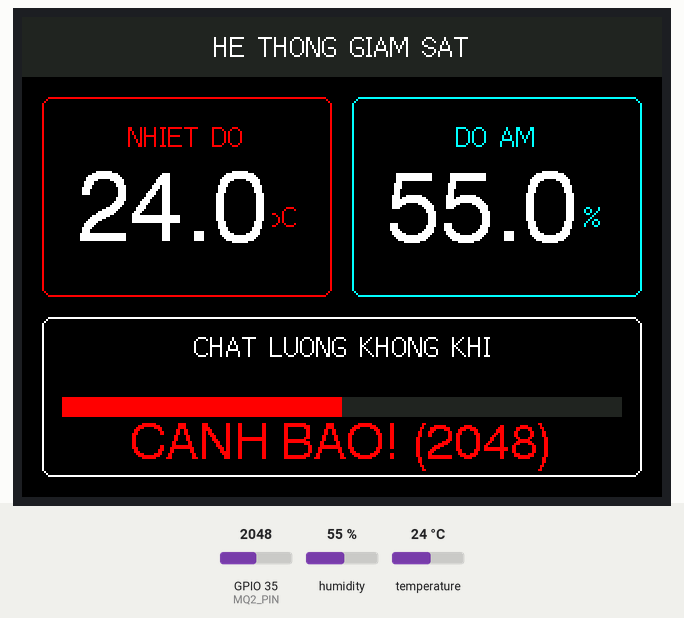
Simulated run of this sketch. Board: ESP32. Shown: 320×240 colour display. The inputs (shaded band) are chosen by the test bench; at power-on: GPIO 35 (MQ2_PIN) = 2048, humidity 55 %, temperature 24 °C. WiFi joins after 1.5 s; servers stay silent unless stated; no MQTT or app messages arrive unless stated; what the sketch prints to the serial monitor is not drawn.

Above: at 7.4 s.
7.5 s: GPIO 35 (MQ2_PIN) set to 1544
At 12.7 s:
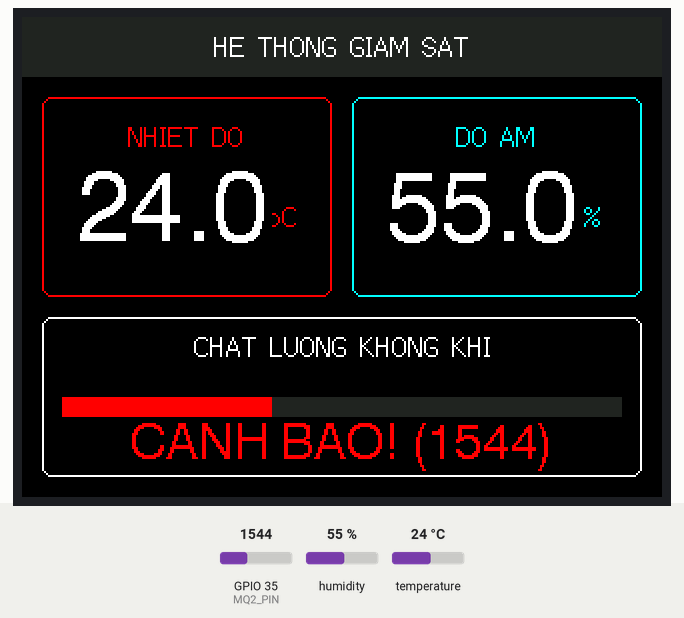
14.6 s: GPIO 35 (MQ2_PIN) set to 1452
At 17.3 s:
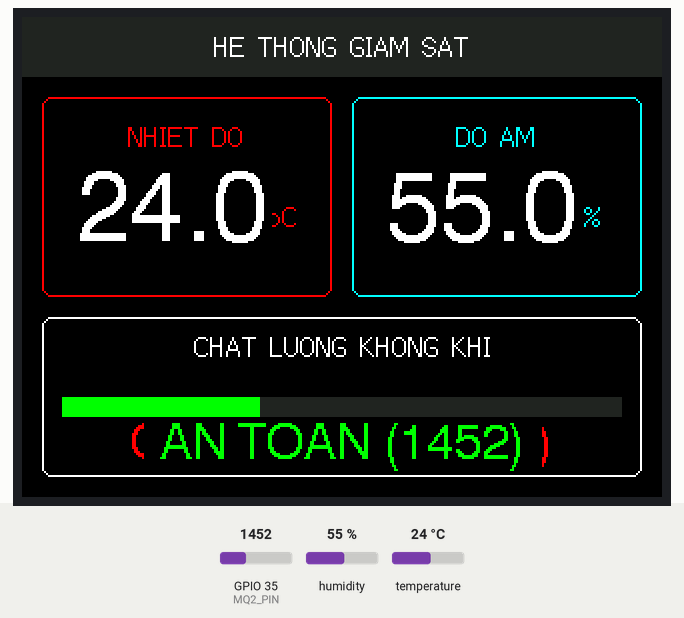
21.7 s: humidity set to 22 %
At 23.1 s:
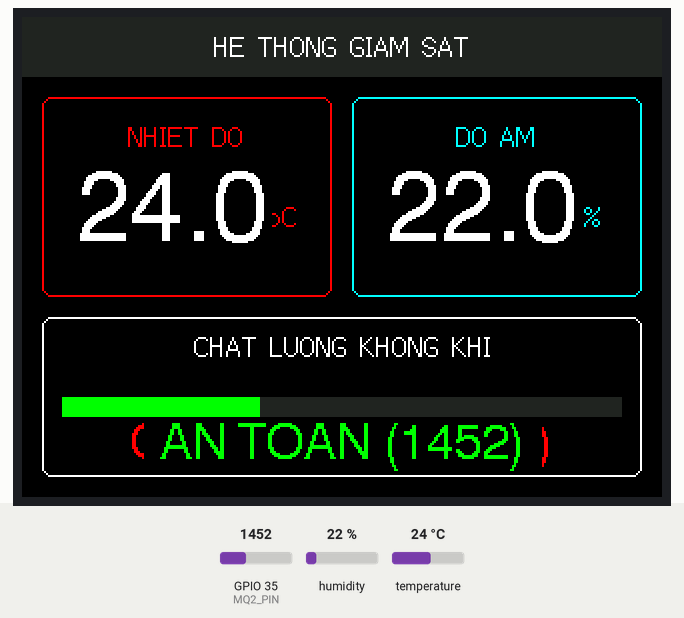
28.8 s: temperature set to 12 °C
At 33.4 s:
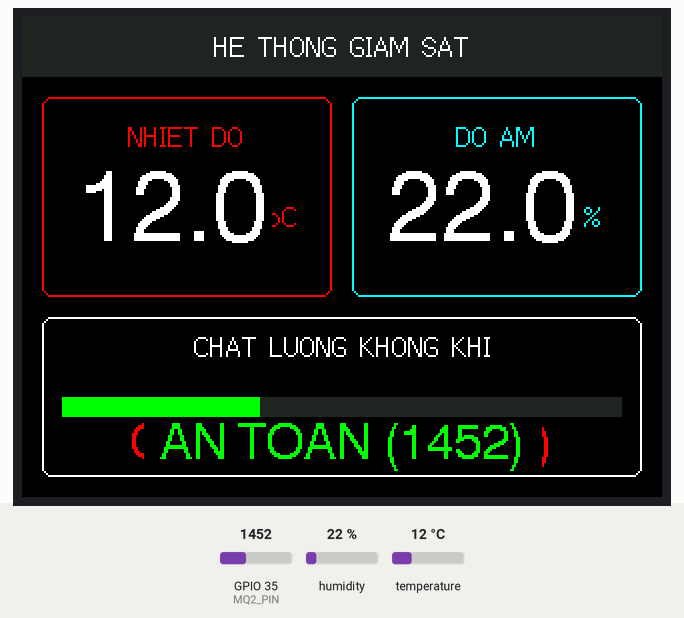
35.9 s: humidity set to 40 %
At 38.0 s:
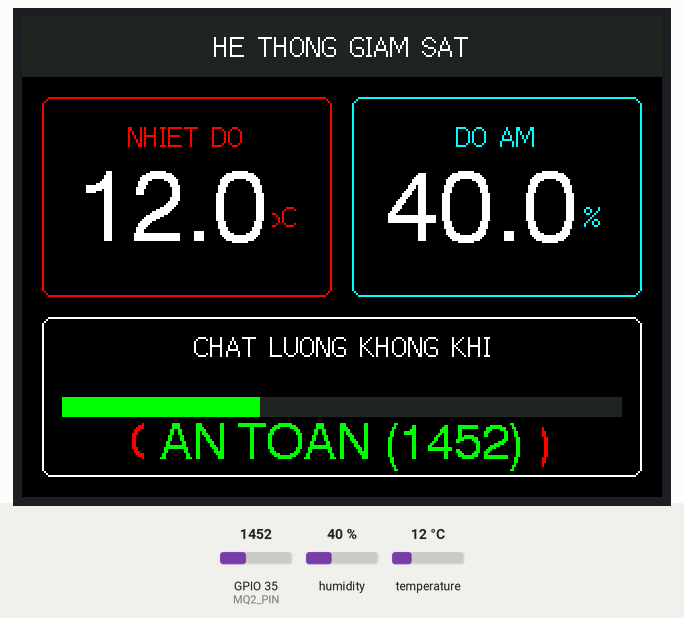
43.0 s: GPIO 35 (MQ2_PIN) set to 1540
At 48.4 s:
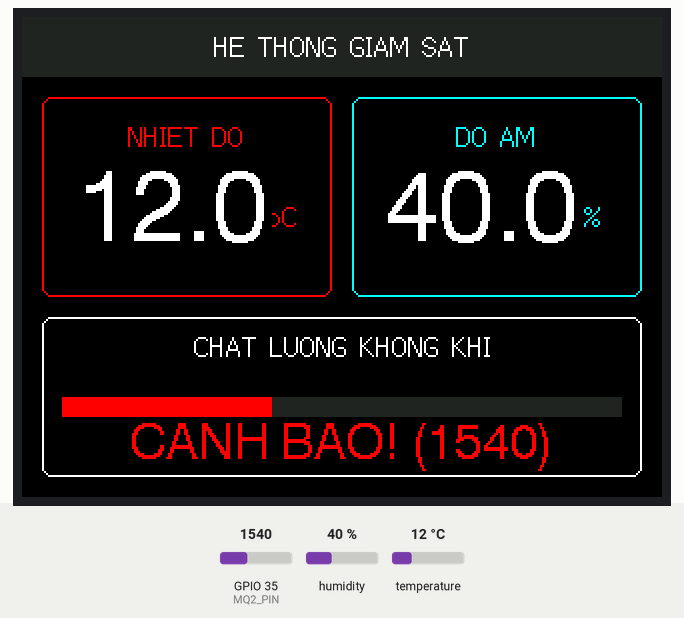
Timing chart, 0 to 49.9 s (numbered marks = the images above; inputs shaded):
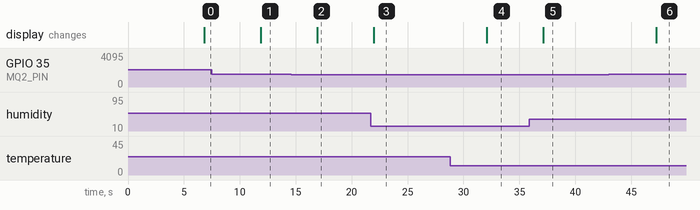

Measured:
- the behaviour switches between 1501 and 1500 on GPIO 35 (MQ2_PIN) (found by bisection; images 1 and 2)
- after the input at 7.5 s, the display: changes after 4.4 s (image 1)
- after the input at 14.6 s, the display: changes after 2.3 s (image 2)
- after the input at 21.7 s, the display: changes after 0.27 s (image 3)
- after the input at 28.8 s, the display: changes after 3.3 s (image 4)
- after the input at 35.9 s, the display: changes after 1.2 s (image 5)
- after the input at 43.0 s, the display: changes after 4.2 s (image 6)

The sketch:

main_sensor.ino
```cpp
#include <WiFi.h>
#include <WiFiManager.h>
//#include <WiFiUdp.h>
//#include <EEPROM.h>
// #include <HTTPProtocol.h>
#include <ArduinoJson.h>
#include <config.h>
#include <MQTTProtocol.h>
#include "DHT.h"
#include <TFT_eSPI.h>

TFT_eSPI tft = TFT_eSPI();
#include "Dashboard.h"

MQTT* mqtt;
// HTTPProtocol* http;

#define DHTTYPE DHT11

#define DHT_PIN 4     // Digital pin connected to the DHT sensor
#define MQ2_PIN 35    //detect gas sensor

DHT dht(DHT_PIN, DHTTYPE); //khai báo thư viện dht


// const int GAS_THRESHOLD_ALARM = 1200; //mức gas cảnh báo
// const int GAS_THRESHOLD_DANGER = 2500; //mức gas báo động


unsigned long prev_time_sensor_status  	= 0;
unsigned long prev_time_healthcheck  	= 0;

void setup() {

	Serial.begin(115200);

	// Khởi động màn hình
	tft.init();
	tft.setRotation(1); // Xoay ngang (Landscape)

	// Vẽ khung giao diện (Chỉ gọi 1 lần)
	drawDashboardInterface();

	pinMode(MQ2_PIN, INPUT);
	dht.begin();

	//Define wifi used Wifimanager
	//WiFi.begin(WIFI_SSID, WIFI_PASSWORD);
	WiFiManager wm;
	if (!wm.autoConnect(WIFI_SSID_AP, WIFI_PASSWORD_AP)) {
		Serial.println("Connected is not successful, esp will restart...");
		delay(3000);
		ESP.restart();
	}

	Serial.print("Connecting to WiFi ");
  	Serial.println(WiFi.localIP());
	while (WiFi.status() != WL_CONNECTED) {
		delay(500);
		Serial.print(".");
	}

	// http = new HTTPProtocol(SERVER_URL.c_str());

	// String esp_name = WiFi.macAddress();
	// if (http->postRegisterESP(esp_name)) {
	// 	Serial.println("Device registered successfully!");
	// 	Serial.print("Hashcode: ");
	// 	Serial.println(http->getHashcode());
	// 	DEVICE_HASHCODE = http->getHashcode();
	// prev_time_sensor_status = millis();
	// prev_time_healthcheck = millis();
	// } else {
	// 	Serial.println("Failed to register device");
	// }
	prev_time_sensor_status = millis();
	prev_time_healthcheck = millis();

	 	delay(1000);
		mqtt = new MQTT(MQTT_HOST, MQTT_PORT);
		mqtt->setCredentials(MQTT_USER, MQTT_PASSWORD);
		mqtt->begin();
}

void loop() {

	if(mqtt) mqtt->loop();

	if(prev_time_sensor_status && millis() - prev_time_sensor_status > SENSOR_DATA_TIMEOUT) {
		readSensor();
		prev_time_sensor_status = millis();
	}
	if(prev_time_healthcheck && millis() - prev_time_healthcheck > PING_TIMEOUT) {
		mqtt->Ping2Server();
		prev_time_healthcheck = millis();
	}
}

void readSensor() {
	int gas_dectect = analogRead(MQ2_PIN);
	int humidity = dht.readHumidity();
	int temperature = dht.readTemperature();
	updateDashboard(temperature, humidity, gas_dectect);
	mqtt->PublishStateSensor(temperature, humidity, gas_dectect);
}
```

Dashboard.h
```cpp
#ifndef DASHBOARD_H
#define DASHBOARD_H

#include <TFT_eSPI.h>

// Tham chiếu đến biến tft đã khai báo ở file chính
extern TFT_eSPI tft;

// Định nghĩa màu sắc tùy chỉnh cho đẹp hơn
#define C_BG        0x0000 // Nền đen
#define C_CARD      0x10A2 // Màu xám đậm cho khung
#define C_TEMP      0xF800 // Đỏ
#define C_HUM       0x07FF // Xanh dương
#define C_GAS_SAFE  0x07E0 // Xanh lá
#define C_GAS_WARN  0xF800 // Đỏ cam

// Ngưỡng cảnh báo Gas (Bạn chỉnh lại cho khớp với cảm biến nhà bạn)
#define GAS_LIMIT   1500

// --- HÀM 1: VẼ GIAO DIỆN TĨNH (Chỉ chạy 1 lần trong setup) ---
void drawDashboardInterface() {
  tft.fillScreen(C_BG);

  // 1. Vẽ Header
  tft.fillRect(0, 0, 320, 30, 0x2124); // Thanh tiêu đề màu xám
  tft.setTextColor(TFT_WHITE, 0x2124);
  tft.setTextDatum(MC_DATUM); // Căn giữa
  tft.drawString("HE THONG GIAM SAT", 160, 15, 2);

  // 2. Khung Nhiệt độ (Bên trái)
  tft.drawRoundRect(10, 40, 145, 100, 5, C_TEMP); // Viền đỏ
  tft.setTextColor(C_TEMP, C_BG);
  tft.drawString("NHIET DO", 82, 60, 2);
  tft.drawString("oC", 130, 100, 2);

  // 3. Khung Độ ẩm (Bên phải)
  tft.drawRoundRect(165, 40, 145, 100, 5, C_HUM); // Viền xanh
  tft.setTextColor(C_HUM, C_BG);
  tft.drawString("DO AM", 237, 60, 2);
  tft.drawString("%", 285, 100, 2);

  // 4. Khung Khí Gas (Bên dưới)
  tft.drawRoundRect(10, 150, 300, 80, 5, TFT_WHITE);
  tft.setTextColor(TFT_WHITE, C_BG);
  tft.drawString("CHAT LUONG KHONG KHI", 160, 165, 2);
}

// --- HÀM 2: CẬP NHẬT SỐ LIỆU (Chạy trong loop) ---
void updateDashboard(float temp, float hum, int gasValue) {

  // --- CẬP NHẬT NHIỆT ĐỘ ---
  // Xóa số cũ bằng cách vẽ hình chữ nhật nền đen đè lên vị trí số
  // (Cách này nhanh hơn fillScreen và đỡ nháy hơn)
  tft.setTextColor(TFT_WHITE, C_BG);
  tft.setTextPadding(100); // Tự động xóa nền cũ rộng 100px
  tft.setTextDatum(MC_DATUM);

  // Vẽ số nhiệt độ (Font số 6 hoặc 7 là font led 7 đoạn rất đẹp)
  tft.drawFloat(temp, 1, 75, 100, 6);

  // --- CẬP NHẬT ĐỘ ẨM ---
  tft.setTextColor(TFT_WHITE, C_BG);
  tft.drawFloat(hum, 1, 230, 100, 6);

  // --- CẬP NHẬT GAS ---
  // Thanh bar hiển thị mức độ gas
  int barWidth = map(gasValue, 0, 4095, 0, 280); // Map giá trị sang độ rộng pixel
  if (barWidth > 280) barWidth = 280;

  // Logic màu sắc cho Gas
  uint16_t gasColor = C_GAS_SAFE;
  String gasStatus = "AN TOAN";

  if (gasValue > GAS_LIMIT) {
    gasColor = C_GAS_WARN;
    gasStatus = "CANH BAO!";
  }

  // Vẽ thanh Bar
  tft.fillRect(20, 190, 280, 10, 0x2124); // Vẽ nền thanh bar (xám tối)
  tft.fillRect(20, 190, barWidth, 10, gasColor); // Vẽ mức gas thực tế

  // Vẽ chữ trạng thái
  tft.setTextPadding(200);
  tft.setTextColor(gasColor, C_BG);
  tft.drawString(gasStatus + " (" + String(gasValue) + ")", 160, 215, 4);

  // Reset padding
  tft.setTextPadding(0);
}

#endif
```
